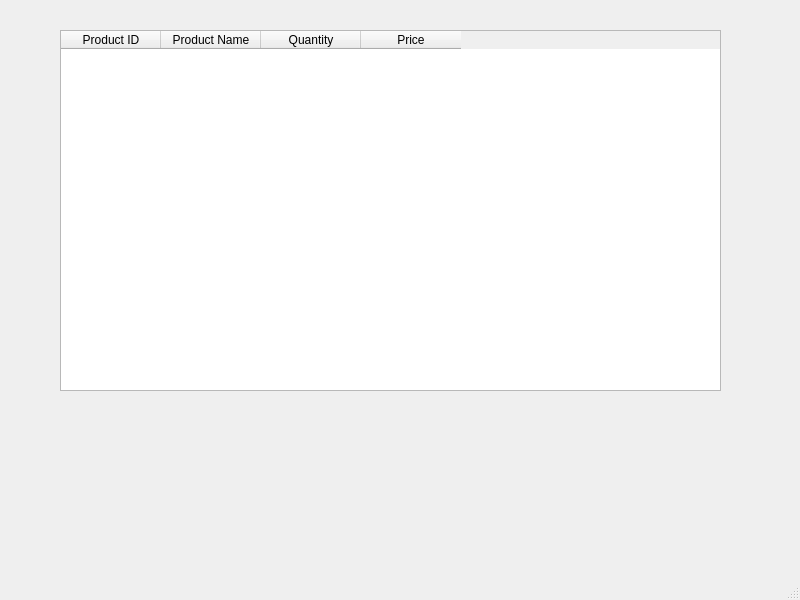
<?xml version="1.0" encoding="UTF-8"?>
<ui version="4.0">
 <class>MainWindow</class>
 <widget class="QMainWindow" name="MainWindow">
  <property name="geometry">
   <rect>
    <x>0</x>
    <y>0</y>
    <width>800</width>
    <height>600</height>
   </rect>
  </property>
  <property name="windowTitle">
   <string>MainWindow</string>
  </property>
  <widget class="QWidget" name="centralwidget">
   <widget class="QTableWidget" name="tableWidgetproduct">
    <property name="geometry">
     <rect>
      <x>60</x>
      <y>30</y>
      <width>661</width>
      <height>361</height>
     </rect>
    </property>
    <column>
     <property name="text">
      <string>Product ID</string>
     </property>
    </column>
    <column>
     <property name="text">
      <string>Product Name</string>
     </property>
    </column>
    <column>
     <property name="text">
      <string>Quantity</string>
     </property>
    </column>
    <column>
     <property name="text">
      <string>Price</string>
     </property>
    </column>
   </widget>
  </widget>
  <widget class="QMenuBar" name="menubar">
   <property name="geometry">
    <rect>
     <x>0</x>
     <y>0</y>
     <width>800</width>
     <height>26</height>
    </rect>
   </property>
  </widget>
  <widget class="QStatusBar" name="statusbar"/>
 </widget>
 <resources/>
 <connections/>
</ui>
